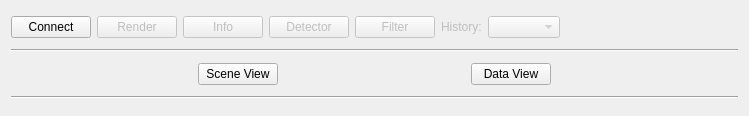
<?xml version="1.0" encoding="UTF-8"?>
<ui version="4.0">
 <class>emca</class>
 <widget class="QWidget" name="emca">
  <property name="enabled">
   <bool>true</bool>
  </property>
  <property name="geometry">
   <rect>
    <x>0</x>
    <y>0</y>
    <width>749</width>
    <height>116</height>
   </rect>
  </property>
  <property name="sizePolicy">
   <sizepolicy hsizetype="Fixed" vsizetype="Fixed">
    <horstretch>0</horstretch>
    <verstretch>0</verstretch>
   </sizepolicy>
  </property>
  <property name="minimumSize">
   <size>
    <width>0</width>
    <height>0</height>
   </size>
  </property>
  <property name="acceptDrops">
   <bool>true</bool>
  </property>
  <property name="windowTitle">
   <string>EMCA</string>
  </property>
  <layout class="QVBoxLayout" name="verticalLayout_2">
   <property name="sizeConstraint">
    <enum>QLayout::SetMinimumSize</enum>
   </property>
   <item>
    <layout class="QHBoxLayout" name="layoutToolbar">
     <property name="sizeConstraint">
      <enum>QLayout::SetMinimumSize</enum>
     </property>
     <item>
      <widget class="QPushButton" name="btnConnect">
       <property name="toolTip">
        <string>Connect to server options</string>
       </property>
       <property name="text">
        <string>Connect</string>
       </property>
      </widget>
     </item>
     <item>
      <widget class="QPushButton" name="btnRender">
       <property name="enabled">
        <bool>false</bool>
       </property>
       <property name="toolTip">
        <string>Send render signal to server</string>
       </property>
       <property name="text">
        <string>Render</string>
       </property>
      </widget>
     </item>
     <item>
      <widget class="QPushButton" name="btnOptions">
       <property name="enabled">
        <bool>false</bool>
       </property>
       <property name="text">
        <string>Info</string>
       </property>
      </widget>
     </item>
     <item>
      <widget class="QPushButton" name="btnDetector">
       <property name="enabled">
        <bool>false</bool>
       </property>
       <property name="toolTip">
        <string>Outliers detector</string>
       </property>
       <property name="text">
        <string>Detector</string>
       </property>
      </widget>
     </item>
     <item>
      <widget class="QPushButton" name="btnFilter">
       <property name="enabled">
        <bool>false</bool>
       </property>
       <property name="text">
        <string>Filter</string>
       </property>
      </widget>
     </item>
     <item>
      <widget class="QLabel" name="labelSelectedPixel">
       <property name="enabled">
        <bool>false</bool>
       </property>
       <property name="text">
        <string>History:</string>
       </property>
      </widget>
     </item>
     <item>
      <widget class="QComboBox" name="cbPixelHistory">
       <property name="enabled">
        <bool>false</bool>
       </property>
       <property name="sizePolicy">
        <sizepolicy hsizetype="Preferred" vsizetype="Fixed">
         <horstretch>0</horstretch>
         <verstretch>0</verstretch>
        </sizepolicy>
       </property>
       <property name="editable">
        <bool>false</bool>
       </property>
       <property name="maxVisibleItems">
        <number>5</number>
       </property>
       <property name="insertPolicy">
        <enum>QComboBox::InsertAfterCurrent</enum>
       </property>
       <property name="sizeAdjustPolicy">
        <enum>QComboBox::AdjustToContents</enum>
       </property>
      </widget>
     </item>
     <item>
      <spacer name="spacerLayoutToolbar">
       <property name="orientation">
        <enum>Qt::Horizontal</enum>
       </property>
       <property name="sizeHint" stdset="0">
        <size>
         <width>40</width>
         <height>20</height>
        </size>
       </property>
      </spacer>
     </item>
    </layout>
   </item>
   <item>
    <widget class="Line" name="horizontalLine">
     <property name="orientation">
      <enum>Qt::Horizontal</enum>
     </property>
    </widget>
   </item>
   <item>
    <layout class="QHBoxLayout" name="layoutMain">
     <property name="sizeConstraint">
      <enum>QLayout::SetMinimumSize</enum>
     </property>
     <item>
      <layout class="QVBoxLayout" name="layoutLeft">
       <property name="sizeConstraint">
        <enum>QLayout::SetMinimumSize</enum>
       </property>
       <item>
        <layout class="QHBoxLayout" name="horizontalLayout_2">
         <item>
          <widget class="QPushButton" name="btn2D3DView">
           <property name="toolTip">
            <string>Toggle view between render image and 3D preview</string>
           </property>
           <property name="text">
            <string>Scene View</string>
           </property>
          </widget>
         </item>
        </layout>
       </item>
       <item>
        <layout class="QGridLayout" name="left"/>
       </item>
      </layout>
     </item>
     <item>
      <layout class="QVBoxLayout" name="layoutRight">
       <property name="sizeConstraint">
        <enum>QLayout::SetMinimumSize</enum>
       </property>
       <item>
        <layout class="QHBoxLayout" name="horizontalLayout">
         <item>
          <widget class="QPushButton" name="btnHistRenderDataView">
           <property name="toolTip">
            <string>Toggle view between plot and render data</string>
           </property>
           <property name="text">
            <string>Data View</string>
           </property>
          </widget>
         </item>
        </layout>
       </item>
       <item>
        <layout class="QGridLayout" name="right"/>
       </item>
      </layout>
     </item>
    </layout>
   </item>
   <item>
    <widget class="Line" name="line">
     <property name="orientation">
      <enum>Qt::Horizontal</enum>
     </property>
    </widget>
   </item>
   <item>
    <layout class="QGridLayout" name="layoutTools">
     <property name="sizeConstraint">
      <enum>QLayout::SetMaximumSize</enum>
     </property>
    </layout>
   </item>
  </layout>
 </widget>
 <tabstops>
  <tabstop>btnConnect</tabstop>
  <tabstop>btnRender</tabstop>
 </tabstops>
 <resources/>
 <connections/>
</ui>
